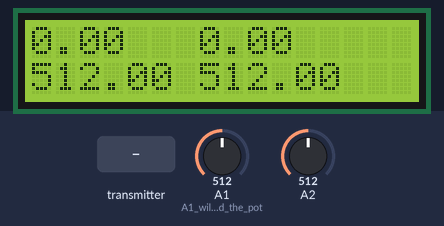
This sketch was run on a simulated Arduino Mega 2560, built with avr-gcc and run on an emulated ATmega2560. Shown: 16×2 character LCD. Inputs (shaded band) come from the test bench; at power-on: A1 (A1_will_read_the_pot) = 512, A2 = 512. No radio packets arrive unless stated; what the sketch prints to the serial monitor is not drawn.

Above: at 1.2 s.
1.3 s: A1 (A1_will_read_the_pot) set to 716
At 2.2 s:
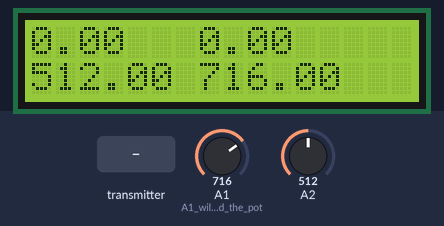
3.0 s: A2 set to 11
At 4.4 s:
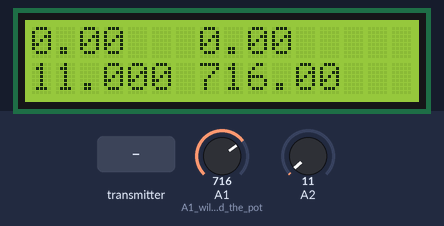
4.7 s: A2 set to 8
At 5.6 s:
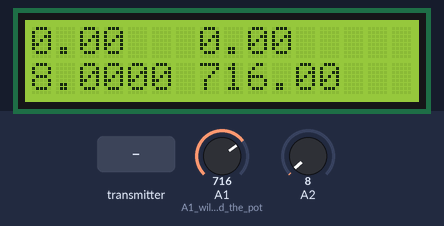
6.5 s: the transmitter starts sending data_receive.0 = 25
At 7.7 s:
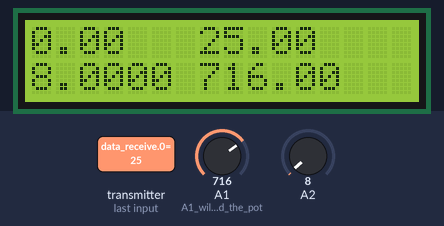
8.0 s: the transmitter starts sending data_receive.1 = 100
At 8.8 s:
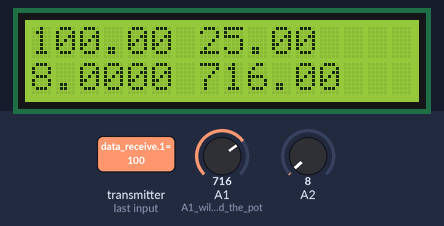
9.5 s: the transmitter starts sending data_receive.0 = 0
At 10.6 s:
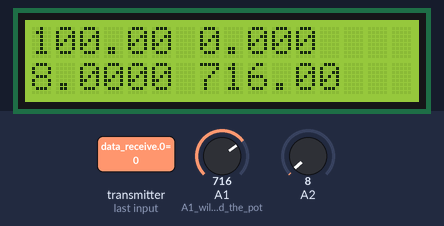
Timing chart, 0 to 12.1 s (numbered marks = the images above; inputs shaded):
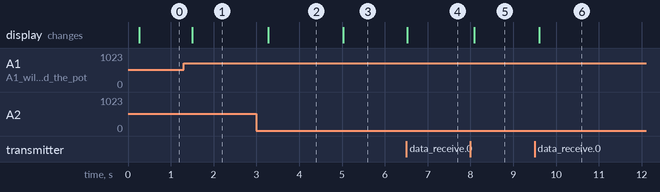

The sketch:

controller_program_spring2018.ino
```cpp
/*
 * controller_program_spring2018.ino
 *   Created: March 2018
 *   Updated: June 6, 2018
 *   Author: Steven, Asis
 *
 * >> Implemented:
 *   1.nrf	2.LCD screen
 *
 *   <Final version for Spring2018>
 *     The script implements the controller part of the radio-controlled
 *    proabot.
 */


#include "Arduino.h"
#include <SPI.h>
#include <RF24.h>
#include "LiquidCrystal_I2C.h"

#define HIGH_CURRENT 7    // The same encoding is used in "motor.h"


// Hardware configuration: Set up nRF24L01 radio on SPI bus (pins 10, 11, 12, 13) plus pins 7 & 8
RF24 radio(9, 53);  //CE, CSN pins
byte addresses[][6] = {"00001", "00002"};  //names of the two communications(2 directions)

//[0] setpoint_1; [1] setpoint_2
double data_to_send[2];
//[0] rudder_position_1; [1] rudder_position_2; [2] rudder_current_1; [3] rudder_current_2
double data_receive[4];

LiquidCrystal_I2C lcd(0x3F,16,2);

void radioSetup_controller()
{
	// Initiate the radio object
	radio.begin();
	// Set the transmit power to lowest available to prevent power supply related issues
	radio.setPALevel(RF24_PA_MIN);
	// Set the speed of the transmission to the quickest available
	radio.setDataRate(RF24_2MBPS);
	// Use a channel unlikely to be used by Wifi, Microwave ovens etc
	radio.setChannel(124);
	// Open a writing and reading pipe on each radio, with opposite addresses
	radio.openWritingPipe(addresses[1]);
	radio.openReadingPipe(1, addresses[0]);
}


void setup() {
  Serial.begin(9600);

  radioSetup_controller();
  /* legacy code: These two pins were used to give potentiometer 5V
  pinMode(31,OUTPUT);
  pinMode(33,OUTPUT);
  digitalWrite(31,HIGH);
  digitalWrite(33,LOW);
  */


  lcd.begin();
  lcd.backlight();
  pinMode(A1, INPUT);// A1 will read the pot. to control rudder position.
  pinMode(A2, INPUT);
}

void show_info(){
	lcd.setCursor(0, 0);
	lcd.print(data_receive[1]);
	lcd.setCursor(7,0);
	lcd.print(data_receive[0]);
	if (data_receive[3]==HIGH_CURRENT){
		lcd.setCursor(6,0);
		lcd.print("H");
	}
	if(data_receive[2]==HIGH_CURRENT){
		lcd.setCursor(15,0);
		lcd.print("H");
	}

	lcd.setCursor(0,1);
	lcd.print(data_to_send[1]);
	lcd.setCursor(7,1);
	lcd.print(data_to_send[0]);

}

void update_setpoint(){
	data_to_send[0] = analogRead(A1); //r1_setpoint
	data_to_send[1] = analogRead(A2); //r2_setpoint
}

void radio_write(){
	// Ensure we have stopped listening (even if we're not) or we won't be able to transmit
	radio.stopListening();

	// Did we manage to SUCCESSFULLY transmit that (by getting an acknowledgement back from the other Arduino)?
	// Even we didn't we'll continue with the sketch, you never know, the radio fairies may help us
	if (!radio.write( &data_to_send, sizeof(data_to_send) )) {
		//Serial.println("No acknowledgement of transmission - receiving radio device connected?");
	}
	radio.write(&data_to_send,sizeof(data_to_send));
}

void radio_read(){
	// Now listen for a response
	radio.startListening();

	// But we won't listen for long, 200 milliseconds is enough
	unsigned long started_waiting_at = millis();

	// Loop here until we get indication that some data is ready for us to read (or we time out)
	while ( ! radio.available() ) {

    // Oh dear, no response received within our timescale
		if (millis() - started_waiting_at > 100 ) {
			Serial.println("No response received - timeout!");
			return;
		}
	}

	// Now read the data that is waiting for us in the nRF24L01's buffer

	radio.read( &data_receive, sizeof(data_receive) );
}

void monitor_print(){
	// Show user what we sent and what we got back
	Serial.print("Sent setpoint: ");
	Serial.print(data_to_send[0]);
	Serial.print("\t");
	Serial.println(data_to_send[1]);

	Serial.print("Received:\n");
	Serial.print("\tr1 position: ");
	Serial.println(data_receive[0]);
	Serial.print("\tr2 position: ");
	Serial.println(data_receive[1]);
	if (data_receive[2]==7)
		Serial.println("\t r1 stopped due to HIGH_CURRENT_ERROR");
	if (data_receive[3]==7)
		Serial.println("\t r2 stopped due to HIGH_CURRENT_ERROR");
}

void loop() {

	show_info();
	update_setpoint();

	radio_write();
	radio_read();

	monitor_print();
}
```

Motor.cpp
```cpp
/*
 * Motor.cpp
 *
 *  Created: January 5, 2018
 *  Updated: June 6, 2018
 *      Author: Steven Hu
 *  >>Project Orthogonal  -Proabot
 *
 */

#include <Arduino.h>
#include "Motor.h"


Motor::Motor(int pwm_p,int in1_p,int in2_p,int current_p)
	:in1_p(in1_p),in2_p(in2_p),pwm_p(pwm_p),direction(STOP), current_p(current_p)
{
  //set up
  pinMode(pwm_p,OUTPUT);
  pinMode(in1_p,OUTPUT);
  pinMode(in2_p,OUTPUT);
  pinMode(current_p,INPUT);
}

void Motor::set_pwm(int pwm){
	if (direction!=HIGH_CURRENT)
		analogWrite(pwm_p,pwm);
}

void Motor::change_to_direct(){
	if(direction!=HIGH_CURRENT){
		  digitalWrite(in1_p,HIGH);
		  digitalWrite(in2_p,LOW);
		  direction = DIRECT;
	}

}

void Motor::change_to_reverse(){
	if (direction!=HIGH_CURRENT){
		digitalWrite(in1_p,LOW);
		digitalWrite(in2_p,HIGH);
		direction = REVERSE;
	}
}

int Motor::get_direction(){
  return direction;
}

void Motor::stop_motor(){
  set_pwm(0);
  digitalWrite(in2_p,LOW);
  digitalWrite(in1_p,LOW);
  direction = STOP;
}

void Motor::sense_current(){
	int current = analogRead(current_p);
	Serial.print("\t# Current: ");
	Serial.println(current);
	if(direction!= HIGH_CURRENT && current>CURRENT_THRESHOLD){
		stop_motor();
		direction = HIGH_CURRENT;
		Serial.println("WARNING: HIGH_CURRENT[Motor Stopped.]");
	}

}

void Motor::ask_reboot()
{
	Serial.println("[R]eboot? ");
	if(Serial.read()=='R')
		direction = STOP;
}
```

Motor.h
```cpp
/*
 * Motor.h
 * 	This class is an implementation of all the methods required
 * 	to control a motor using an L298N H-bridge motor driver.
 * 	>> Please reference "Boat Circuit: H-bridge motor driver"
 * 	    for the circuit diagram.
 *
 *  Created: January 5, 2018
 *  Updated: June 6, 2018
 *      Author: Steven Hu
 *  >>Project Orthogonal  -Proabot
 *
 *  Known Issues:
 *   1. Current sensing values are different for different
 *      motor/H-bridge. A universal current_threshold
 *      is used because the current sensing values we got from
 *      the two motors/H-bridges are similar and a single
 *      threshold works just fine.
 *
 */

#ifndef MOTOR_H
#define MOTOR_H

#define DIRECT 0        // These are the encodings of:
#define REVERSE 1       //  motor direction
#define STOP 5          //  motor status: stop
#define HIGH_CURRENT 7  // motor high current warning

#define CURRENT_THRESHOLD 190    //define the cut off point of current warning
                                 //It is an analog value (0-255). Any value
                                 // bigger than 190 will trigger the safety
                                 // mechanism to kick in.
class Motor {
public:

	/*
	 * constructor:
	 *    pwm_pin number, in1_pin #, in2_pin #, current_sensing # is passed
	 *   in and initialized.
	 *    pwm_p, in1_p, in2_p are set to be OUTPUT, current_p is set to be
	 *   INPUT
	 */
	Motor(int pwm_p, int in1_p, int in2_p, int current_p);

	/*
	 * Note that pwm value is not stored in motor object as knowing the
	 * information doesn't benefit any motor operators. However, rudder
	 * does store an output value which is the pwm value for motor.
	 *
	 * Exception: when motor is in HIGH_CURRENT mode, this method will
	 * not work. ask_reboot() is the only back door to the safety
	 * mechanism.
	 */
	void set_pwm(int pwm);

	/*
	 * change_to_direct and change_to_reverse changes motor directions.
	 * Note that there is no predefined direction of motor. The two
	 * methods only guarantee to give opposite directions. Motors need
	 * to be calibrated and directions has to be defined before using
	 * these two methods.
	 */
	void change_to_direct();
	void change_to_reverse();

	void stop_motor();

	/*
	 * sense_current() checks if the current sensing analog value is
	 * larger than CURRENT_THRESHOLD. if it is, safety mechanism kicks
	 * in and stops the motor and set motor status to HIGH_CURRENT.
	 *
	 * ask_reboot() is the only way to reset the motor after a
	 * HIGH_CURRENT is issued. It monitors serial port until a 'R' is detected.
	 *
	 */
	void sense_current();
	void ask_reboot();

	int get_direction();


private:
  int in1_p;
  int in2_p;
  int pwm_p;
  int direction;
  int current_p;

};

#endif /* MOTOR_MOTOR_H */
```

Rudder.cpp
```cpp
/*
 * Rudder.cpp
 *
 *  Created: January 7, 2018
 *  Update:  June 6, 2018
 *      Author: Steven Hu
 *  >>Project Orthogonal  -Proabot
 *
 */

#include "Rudder.h"
#include <Arduino.h>

#define GOOD 15
#define CURRENT_SENSING_DOWN 20
#define POSITION_SENSING_DOWN 21
#define TOLERATE 8
#define POSITION_LOWER_LIMIT  279   //465    //459
#define POSITION_UPPER_LIMIT  575      //680

/*
 * These values are convenient for testing purposes but in real application
 * pid->SetTunings(double,double,double) is called right after the construction
 * to overide them.
 *
 *
 * Notes for r1 tuning: For our purpose, Kp should be in range(10,15)
 * Kp = 8 is accurate for a long distance, but short distance takes a long time
 * final values for R1: 4/28 Kp = 4, Kd = 3, Ki = 1
 */
double Kp=4, Kd = 3, Ki = 1;


/*
 * setpoint is set to 0 in the code. But 0 is actually not in the range of
 * possible values for the position. This value will be updated to a
 * correct value in the first loop.
 * SampleTime, OutputLimits are two settings that can be customized.
 *
 * > pid->SetOutputLimits(-135,135);
 *     OutputLimits should be well chosen for different rudders(motors)
 *     so a more logical way is to adjust this setting every time a rudder
 *     is constructed.
 *
 * pid has two modes: AUTOMATIC, MANUAL
 *     AUTOMATIC mode is used when we use PID to calculate motor output
 *     MANUAL mode is used when we manually define the output
 *       If we don't switch to MANUAL when we define the output, the PID
 *       formula will give inaccurate output because of the wrong assumption
 *       which is that PID's output is being used. More information on this
 *       issue can be found:
 *       http://brettbeauregard.com/blog/2011/04/improving-the-beginners-pid-introduction/
 *
 * motor and pid are dynamically allocated here. The memory gets freed in ~Rudder()
 */
Rudder::Rudder(int position_p, int pwm_p, int in1_p, int in2_p, int current_p)
	:position_p(position_p), setpoint(0), output(0), position(0),position_lower_limit(200),position_upper_limit(800),
	 motor(new Motor(pwm_p,in1_p,in2_p,current_p)),
	 pid(new PID(&position, &output, &setpoint, Kp,Ki,Kd,DIRECT))

{
	update_position();
	pid->SetSampleTime(1000);
	pid->SetMode(AUTOMATIC);

}

void Rudder::set_limits(int lower, int upper)
{
	position_lower_limit = lower;
	position_upper_limit = upper;
}

/*
 * analog value will not be stable. We could smooth it out
 * by assigning an average value of a consecutive 10 msec. But
 * since we are only checking it every thousand msec, that might
 * not be necessary. Note: delay cannot be used anywhere in the
 * program because it will cause the NRF module to stop working.
 * which essentially stops the program.
 */
void Rudder::update_position(){
	position = analogRead(position_p);
}


void Rudder::update_setpoint(double setpoint_received){
	setpoint = setpoint_received;
}


void Rudder::Compute_and_Drive(){
	int dir = motor->get_direction();
	if (dir==HIGH_CURRENT){
		pid->SetMode(MANUAL);
		output = 0;
		motor->ask_reboot();
	}
	   //compute_and_drive only operates when NOT(HIGH_CURRENT)
	else{
		update_position();
		if (abs(setpoint-position) < TOLERATE){
			motor->stop_motor();
			pid->SetMode(MANUAL);
			output = 0;
		}

		else{
			pid->SetMode(AUTOMATIC);
			pid->Compute(); //output is computed
			if (output<0){
				if(position<position_lower_limit){
					motor->stop_motor();
					pid->SetMode(MANUAL);
					output = 0;
				}
				else{
					motor->change_to_reverse();
					motor->set_pwm(-output);
				}
			}
			else{ //logical error
				if(position>position_upper_limit){
					motor->stop_motor();
					pid->SetMode(MANUAL);
					output = 0;
				}
				else{
					motor->change_to_direct();
					motor->set_pwm(output);
				}
			}
		}
	}
}

void Rudder::print(){
	Serial.print("\tSetpoint: ");
	Serial.println(setpoint);
	Serial.print("\tPosition: ");
	Serial.println(position);
	Serial.print("\tOutput: ");
	Serial.println(output);
	Serial.print("\t# Direction: ");
	Serial.println(motor->get_direction());
	// current_sensing is printed inside it's method. It should be called right after this so that you can see which current it's showing. Read issues for more detail.
}

int Rudder::get_position(){
	return position;
}

int Rudder::get_output(){
  return output;
}

int Rudder::get_stat(){
	return motor->get_direction();
}


Rudder::~Rudder() {
	delete motor;
	delete pid;
}
```

Rudder.h
```cpp
/*
 * Rudder.h
 *	 Rudder class gives an implementation of all the methods required to control
 *	a motor-controlled rudder. The rudder can be operated by PID controller.
 *
 *  Created: January 7, 2018
 *  Update: June 6, 2018
 *      Author: Steven Hu
 *  >>Project Orthogonal  -Proabot
 *
 *	Include classes:
 *	   "Motor.h"  --Steven Hu
 *	   <PID_v1.h> --br3ttb
 *	      http://brettbeauregard.com/blog/2011/04/improving-the-beginners-pid-introduction/
 *
 *  Known Issues:
 *    1. position is given a voltage value which is not idea for display, should
 *       add a mapping function to return degrees. However, analog values for
 *       different potentiometers are different and the values vary from time to
 *       time so it does raise problems in the testing stage.
 *    2. If NRF24 doesn't receive anything, it will slow the whole system down.
 *    3. motor and pid should be private. making them public gives access allows
 *       outside code to fail the whole system. but it's difficult to calibrate and
 *  	 experiment things with those two being private. They will stay public for
 *  	 testing purposes.
 *    4. Running two rudders under the current setting (SampleTime, double, parameters)
 *       works fine. It still remains a question if the Mega can handle more objects
 *       of this class run simultaneously.
 */

#ifndef RUDDER_H
#define RUDDER_H

#include "Motor.h"
#include <PID_v1.h>

class Rudder {
private:
    int position_p;
    double setpoint; //the rudder position commanded by the controller
    double output;   // pwm value for motor
    double position; // current position(angle) of the rudder
    int position_lower_limit;  //position limits of rudder
    int position_upper_limit;
public:
    /*
     * Constructor initializes all the pin numbers. These pins are all
     * used to control to motor. a circuit diagram is shown in the
     * documentation.
     *
     */

	Rudder (int position_pin, int pwm_p, int in1_p, int in2_p, int current_p);

	void set_limits(int lower, int upper);
	int choose_direction();

	/*
	 * update_setpoint(double) is called after setpoint is received by the
	 * boat. setpoint should be updated before Compute_and_Drive()
	 */
	void update_setpoint(double setpoint);
	void update_position();

	/*
	 * Compute_and_Drive() calculates the output and operates the motor
	 * using PID controller.
	 *
	 * If the difference between setpoint and position is smaller than
	 * the TOLERATE range (see #define), motor is stopped.
	 *
	 *  POSITION_UPPER_LIMIT gives the analog value range of the motor
	 * potentiometer. Any position (value) that exceeds the range established
	 * by UPPER and LOWER LIMIT will cause the motor to stop.
	 *
	 * HIGH_CURRENT will be given to dir if during the last current
	 * sensing process, a high current is detected. Serial monitor
	 * will give an option to reboot the motor. Otherwise, the motor
	 * will not move under any circumstances.
	 *
	 */
	void Compute_and_Drive();

	/*
	 * get_xxx() methods returns the stored value of different private members.
	 */
	int get_position();
	int get_output();
	int get_stat();

	/*
	 * set_direction(int) is called by Compute_and_Drive() to choose a dir.
	 */
	void set_direction(int direction);

	/*
	 * print() prints all information about the rudder object.
	 */
	void print();

	/*
	 * motor and pid should be kept private (more of it in the known issues part).
	 *   These two points will be initialized to a motor object and a PID object
	 *   at runtime.
	 * destructor makes sure the dynamically allocated motor and pid are freed.
	 */
	~Rudder();
    Motor * motor;
    PID * pid;


};

#endif /* RUDDER_H */
```

Measured:
- after the input at 1.3 s, the display: changes after 0.21 s (image 1)
- after the input at 3.0 s, the display: changes after 0.27 s (image 2)
- after the input at 4.7 s, the display: changes after 0.33 s (image 3)
- after the input at 6.5 s, the display: changes at once (image 4)
- after the input at 8.0 s, the display: changes after 0.08 s (image 5)
- after the input at 9.5 s, the display: changes after 0.10 s (image 6)
